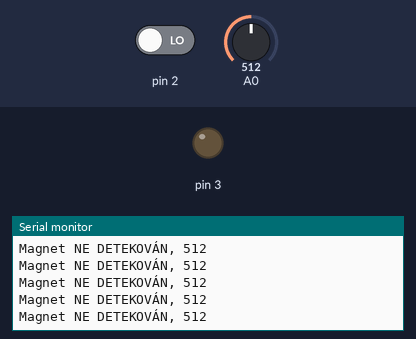
This sketch was run on a simulated Arduino Uno, built with avr-gcc and run on an emulated ATmega328P. On the bench: output pins drawn as LEDs (lit = HIGH), the last lines printed to the serial monitor. Inputs (shaded band) come from the test bench; at power-on: A0 = 512, pin 2 LOW.

Above: at 1.2 s.
1.3 s: A0 set to 106
At 1.33 s:
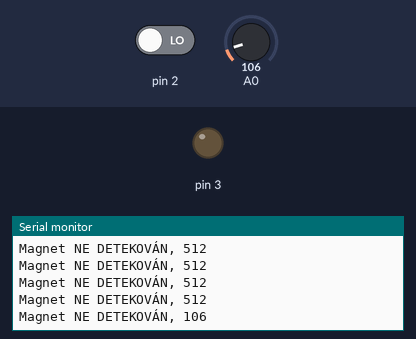
4.3 s: A0 set to 92
At 4.3 s:
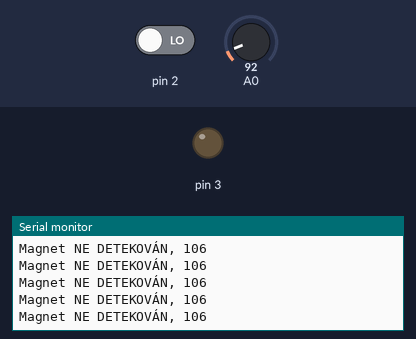
Timing chart, 0 to 7.3 s (numbered marks = the images above; inputs shaded):
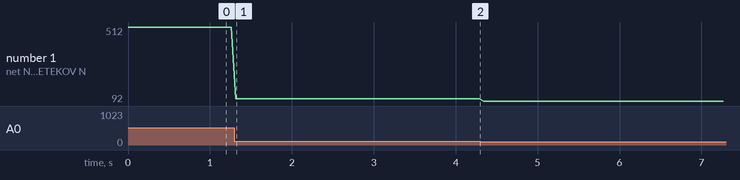

Measured:
- after the input at 1.3 s, the serial monitor: prints a new line at once (image 1)
- plotted number 1: 512 → 106 after the input at 1.3 s, 106 → 92 after the input at 4.3 s

The sketch:

sketch_jun13a.ino
```cpp
int x;
void setup() {
  // put your setup code here, to run once:
pinMode(2,INPUT);
pinMode(3,OUTPUT);
Serial.begin(9600);
}
void loop() {
if (digitalRead(2)== HIGH){
x=analogRead(A0);
Serial.print("Magnet DETEKOVÁN, ");
 Serial.println(x);
 }
     if (digitalRead(2)== LOW){
      x=analogRead(A0);

     Serial.print("Magnet NE DETEKOVÁN, ");
  Serial.println(x);
 }
 delay(50);
}
```
